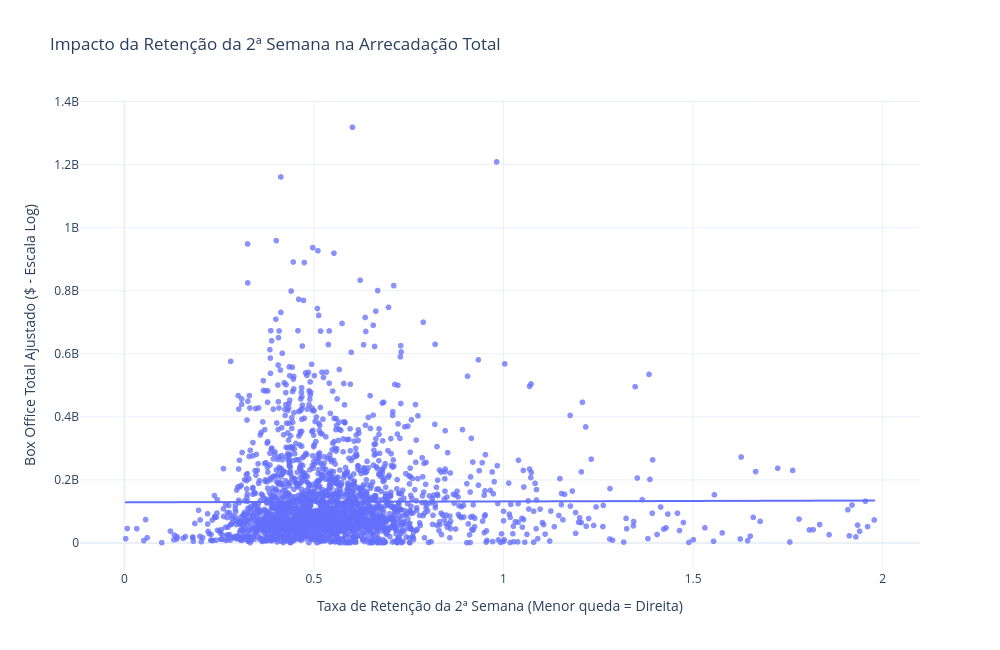

Notebook code cell kept with this figure:
### Markdown cell above
### 2 | Influência da segunda semana na arrecadação da bilheteria
___

### Code cell
df_plot = df.dropna(subset=['estreia_bilheteria', 'semana_2', 'domestic_bo']).copy()

# 2. Calcula a Taxa de Retenção (Semana 2 / Estreia)
df_plot['retencao_semana_2'] = df_plot['semana_2'] / df_plot['estreia_bilheteria']

# Filtra eventuais distorções extremas de dados (ex: filmes com lançamento limitado que expandiram salas na semana 2)
df_plot = df_plot[(df_plot['retencao_semana_2'] > 0) & (df_plot['retencao_semana_2'] <= 2.0)]

# 3. Cria o Gráfico de Dispersão com Linha de Tendência
fig = px.scatter(
    df_plot,
    x='retencao_semana_2',
    y='domestic_bo',
    hover_name='nome',
    hover_data=['year', 'genre', 'estreia_bilheteria', 'semana_2'],
    trendline='ols',          # Linha de tendência estatística (requer statsmodels)
    title='Impacto da Retenção da 2ª Semana na Arrecadação Total',
    labels={
        'retencao_semana_2': 'Taxa de Retenção (Semana 2 / Estreia)',
        'domestic_bo': 'Box Office Doméstico Total ($)'
    },
    #color='genre',            # Colore os pontos por gênero para análise detalhada
    opacity=0.75
)

# 4. Ajustes visuais (Escala log no eixo Y para bilheterias)
fig.update_layout(
    xaxis_title='Taxa de Retenção da 2ª Semana (Menor queda = Direita)',
    yaxis_title='Box Office Total Ajustado ($ - Escala Log)',
    #yaxis_type='log',
    width=1000,
    height=650,
    template='plotly_white'
)

# Exibe o gráfico interativo
fig.show()

### Figure 1 — Plotly figure (JSON) as saved in the notebook; plotly's stock layout.template omitted (floating-point values rounded to 4 significant figures; data arrays with more than 128 entries replaced by an {"elided": "..."} marker saying what was removed)
{"data": [{"customdata": {"elided": "2542x4 mixed values"}, "hovertemplate": "<b>%{hovertext}</b><br><br>Taxa de Retenção (Semana 2 / Estreia)=%{x}<br>Box Office Doméstico Total ($)=%{y}<br>year=%{customdata[0]}<br>genre=%{customdata[1]}<br>estreia_bilheteria=%{customdata[2]}<br>semana_2=%{customdata[3]}<extra></extra>", "hovertext": {"elided": "2542 str values"}, "legendgroup": "", "marker": {"color": "#636efa", "opacity": 0.75, "symbol": "circle"}, "mode": "markers", "name": "", "showlegend": false, "type": "scattergl", "x": {"elided": "2542 float values"}, "xaxis": "x", "y": {"elided": "2542 float values"}, "yaxis": "y"}, {"hovertemplate": "<b>OLS trendline</b><br>domestic_bo = 2.82633e+06 * retencao_semana_2 + 1.2883e+08<br>R<sup>2</sup>=0.000021<br><br>Taxa de Retenção (Semana 2 / Estreia)=%{x}<br>Box Office Doméstico Total ($)=%{y} <b>(trend)</b><extra></extra>", "legendgroup": "", "marker": {"color": "#636efa", "symbol": "circle"}, "mode": "lines", "name": "", "showlegend": false, "type": "scattergl", "x": {"elided": "2542 float values"}, "xaxis": "x", "y": {"elided": "2542 float values"}, "yaxis": "y"}], "layout": {"height": 650, "legend": {"tracegroupgap": 0}, "title": {"text": "Impacto da Retenção da 2ª Semana na Arrecadação Total"}, "width": 1000, "xaxis": {"anchor": "y", "domain": [0, 1], "title": {"text": "Taxa de Retenção da 2ª Semana (Menor queda = Direita)"}}, "yaxis": {"anchor": "x", "domain": [0, 1], "title": {"text": "Box Office Total Ajustado ($ - Escala Log)"}}}}
